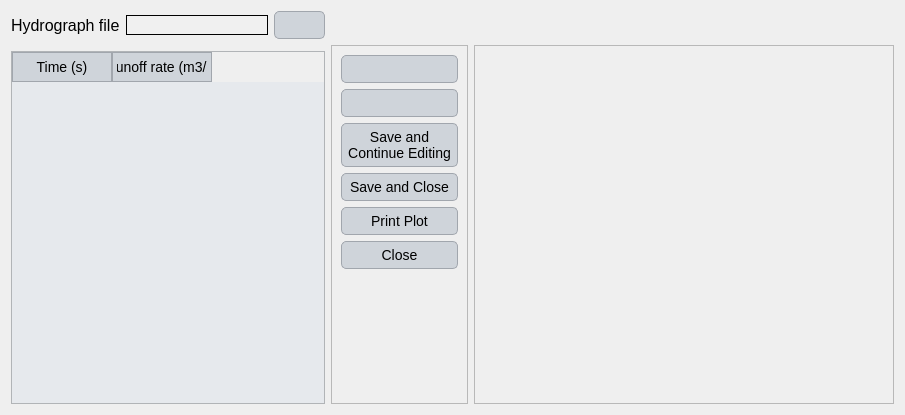
<?xml version="1.0" encoding="UTF-8"?>
<ui version="4.0">
 <class>Dialog</class>
 <widget class="QDialog" name="Dialog">
  <property name="geometry">
   <rect>
    <x>0</x>
    <y>0</y>
    <width>903</width>
    <height>415</height>
   </rect>
  </property>
  <property name="windowTitle">
   <string>Dialog</string>
  </property>
  <property name="styleSheet">
   <string notr="true">QLabel {
    font-family: 'Georgia'; /* Cambiar la fuente a Georgia */
    font-size: 16px; /* Cambiar el tamaño de la fuente */
    color: #000000; /* Color del texto (blanco) */
}

QLineEdit {
    font-family: 'Georgia'; /* Cambiar la fuente a Georgia */
    font-size: 14px; /* Cambiar el tamaño de la fuente */
    color: #000000; /* Color del texto (blanco) */
    background-color: #f0f0f0; /* Color de fondo del QLineEdit */
    border: 1px solid #000000; /* Borde blanco */
}

QComboBox {
    font-family: 'Georgia'; /* Cambiar la fuente a Georgia */
    font-size: 14px; /* Cambiar el tamaño de la fuente */
    color: #000000; /* Color del texto (blanco) */
    background-color: #cfd4da; /* Fondo oscuro del ComboBox */
}

QRadioButton {
    font-family: 'Georgia'; /* Cambiar la fuente a Georgia */
    font-size: 14px; /* Cambiar el tamaño de la fuente */
    color: #000000; /* Color del texto (blanco) */
}

QCheckBox {
    font-family: 'Georgia'; /* Cambiar la fuente a Georgia */
    font-size: 14px; /* Cambiar el tamaño de la fuente */
    color: #000000; /* Color del texto (blanco) */
}

/* Cambiar la fuente y estilo de los QPushButton */
QPushButton {
    font-family: 'Georgia'; /* Cambiar la fuente */
    font-size: 14px; /* Cambiar el tamaño de la fuente */
    color: #000000; /* Color del texto negro */
    background-color: #cfd4da; /* Fondo gris claro */
    border: 1px solid #a1a6ad; /* Borde gris medio */
    border-radius: 5px; /* Bordes redondeados */
    padding: 5px; /* Espaciado interno */
}

/* Estilo cuando el ratón pasa sobre el botón */
QPushButton:hover {
    color: #000000; /* Mantener el texto negro */
    background-color: #b7bcc3; /* Fondo gris un poco más oscuro al pasar el mouse */
}

/* Estilo cuando el botón está presionado */
QPushButton:pressed {
    background-color: #a6acb3; /* Fondo ligeramente más oscuro al presionar */
    color: #000000; /* Mantener el texto negro cuando se presiona */
}



/* Estilo general para QTableWidget y QTableView */
QTableWidget, QTableView {
    font-family: 'Georgia'; /* Cambiar la fuente a Georgia */
    font-size: 14px; /* Tamaño de la fuente */
    color: #000000; /* Color del texto negro */
    background-color: #e6e9ed; /* Fondo gris claro para la tabla */
    gridline-color: #a1a6ad; /* Color de las líneas de la tabla (gris medio) */
    selection-background-color: #b7bcc3; /* Color de fondo cuando se selecciona una celda (gris suave) */
    selection-color: #000000; /* Color del texto cuando la celda está seleccionada (negro) */
}

/* Estilo para el encabezado horizontal de la tabla */
QHeaderView::section {
    font-family: 'Georgia'; /* Cambiar la fuente a Georgia */
    font-size: 14px; /* Tamaño de la fuente */
    color: #000000; /* Color del texto negro */
    background-color: #cfd4da; /* Fondo gris claro del encabezado */
    border: 1px solid #a1a6ad; /* Borde gris medio entre las secciones */
    padding: 4px; /* Espaciado interno en el encabezado */
}

/* Estilo para las celdas de la tabla al pasar el mouse */
QTableWidget::item:hover, QTableView::item:hover {
    background-color: #b7bcc3; /* Fondo gris suave al pasar el mouse */
    color: #000000; /* Mantener el texto negro */
}

/* Estilo para las celdas cuando están seleccionadas */
QTableWidget::item:selected, QTableView::item:selected {
    background-color: #a6acb3; /* Fondo gris intermedio cuando está seleccionado */
    color: #000000; /* Texto negro cuando está seleccionado */
}

/* Ajustar el tamaño de las celdas */
QTableWidget::item, QTableView::item {
    padding: 4px; /* Espaciado interno de las celdas */
}

/* Estilo para el borde inferior de la tabla */
QTableCornerButton::section {
    background-color: #cfd4da; /* Fondo del botón de esquina */
    border: 1px solid #a1a6ad; /* Borde gris medio del botón de esquina */
}</string>
  </property>
  <layout class="QGridLayout" name="gridLayout">
   <item row="2" column="0">
    <widget class="QTableWidget" name="tableWidget">
     <property name="minimumSize">
      <size>
       <width>314</width>
       <height>0</height>
      </size>
     </property>
     <property name="maximumSize">
      <size>
       <width>314</width>
       <height>16777215</height>
      </size>
     </property>
     <column>
      <property name="text">
       <string>Time (s)</string>
      </property>
     </column>
     <column>
      <property name="text">
       <string>Runoff rate (m3/s)</string>
      </property>
     </column>
    </widget>
   </item>
   <item row="1" column="2" rowspan="2">
    <widget class="QFrame" name="frame_2">
     <property name="minimumSize">
      <size>
       <width>420</width>
       <height>0</height>
      </size>
     </property>
     <property name="maximumSize">
      <size>
       <width>16777215</width>
       <height>16777215</height>
      </size>
     </property>
     <property name="frameShape">
      <enum>QFrame::StyledPanel</enum>
     </property>
     <property name="frameShadow">
      <enum>QFrame::Raised</enum>
     </property>
    </widget>
   </item>
   <item row="1" column="1" rowspan="2">
    <widget class="QFrame" name="frame">
     <property name="minimumSize">
      <size>
       <width>137</width>
       <height>0</height>
      </size>
     </property>
     <property name="frameShape">
      <enum>QFrame::StyledPanel</enum>
     </property>
     <property name="frameShadow">
      <enum>QFrame::Raised</enum>
     </property>
     <layout class="QGridLayout" name="gridLayout_2">
      <item row="3" column="0">
       <widget class="QPushButton" name="save_close">
        <property name="text">
         <string>Save and Close</string>
        </property>
       </widget>
      </item>
      <item row="6" column="0">
       <spacer name="verticalSpacer">
        <property name="orientation">
         <enum>Qt::Vertical</enum>
        </property>
        <property name="sizeHint" stdset="0">
         <size>
          <width>20</width>
          <height>40</height>
         </size>
        </property>
       </spacer>
      </item>
      <item row="2" column="0">
       <widget class="QPushButton" name="save_continue">
        <property name="text">
         <string>Save and 
Continue Editing</string>
        </property>
       </widget>
      </item>
      <item row="5" column="0">
       <widget class="QPushButton" name="close_dialog">
        <property name="text">
         <string>Close</string>
        </property>
       </widget>
      </item>
      <item row="0" column="0">
       <widget class="QPushButton" name="add">
        <property name="text">
         <string/>
        </property>
       </widget>
      </item>
      <item row="1" column="0">
       <widget class="QPushButton" name="remove">
        <property name="text">
         <string/>
        </property>
       </widget>
      </item>
      <item row="4" column="0">
       <widget class="QPushButton" name="print_graph">
        <property name="text">
         <string>Print Plot</string>
        </property>
       </widget>
      </item>
     </layout>
    </widget>
   </item>
   <item row="0" column="0">
    <layout class="QHBoxLayout" name="horizontalLayout">
     <item>
      <widget class="QLabel" name="label">
       <property name="text">
        <string>Hydrograph file</string>
       </property>
      </widget>
     </item>
     <item>
      <widget class="QLineEdit" name="file_hydrograph">
       <property name="alignment">
        <set>Qt::AlignCenter</set>
       </property>
      </widget>
     </item>
     <item>
      <widget class="QPushButton" name="browse_hydrograph">
       <property name="text">
        <string/>
       </property>
      </widget>
     </item>
    </layout>
   </item>
  </layout>
 </widget>
 <resources/>
 <connections/>
</ui>
